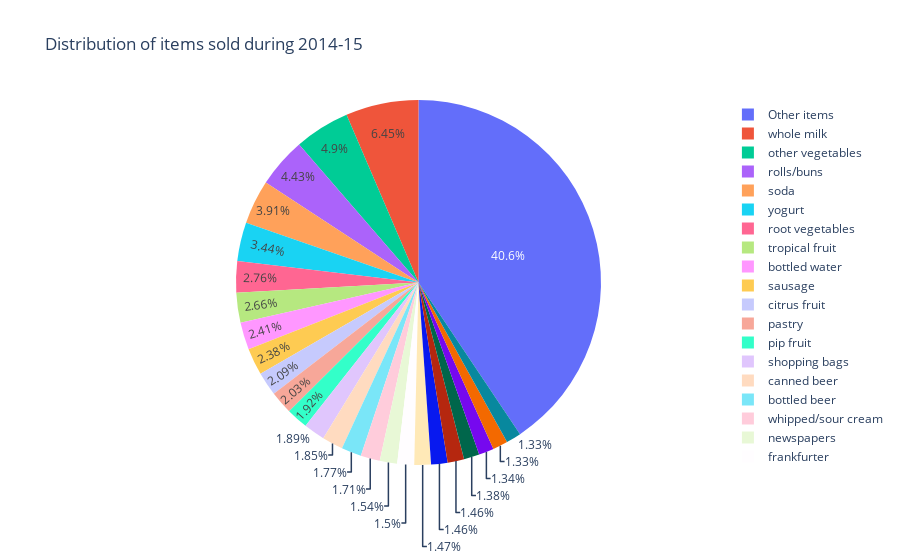

Notebook code cell kept with this figure:
### Code cell
# Visualizing the distribution of items sold during 2014-15
df.loc[df['count'] < 500, 'itemDescription'] = 'Other items'
fig = px.pie(df, values='count',names = 'itemDescription',title='Distribution of items sold during 2014-15')
fig.show()

### Figure 1 — Plotly figure (JSON) as saved in the notebook; plotly's stock layout.template omitted (floating-point values rounded to 4 significant figures; data arrays with more than 128 entries replaced by an {"elided": "..."} marker saying what was removed)
{"data": [{"domain": {"x": [0, 1], "y": [0, 1]}, "hovertemplate": "itemDescription=%{label}<br>count=%{value}<extra></extra>", "labels": {"elided": "167 str values"}, "legendgroup": "", "name": "", "showlegend": true, "type": "pie", "values": {"elided": "167 int values"}}], "layout": {"legend": {"tracegroupgap": 0}, "title": {"text": "Distribution of items sold during 2014-15"}}}
